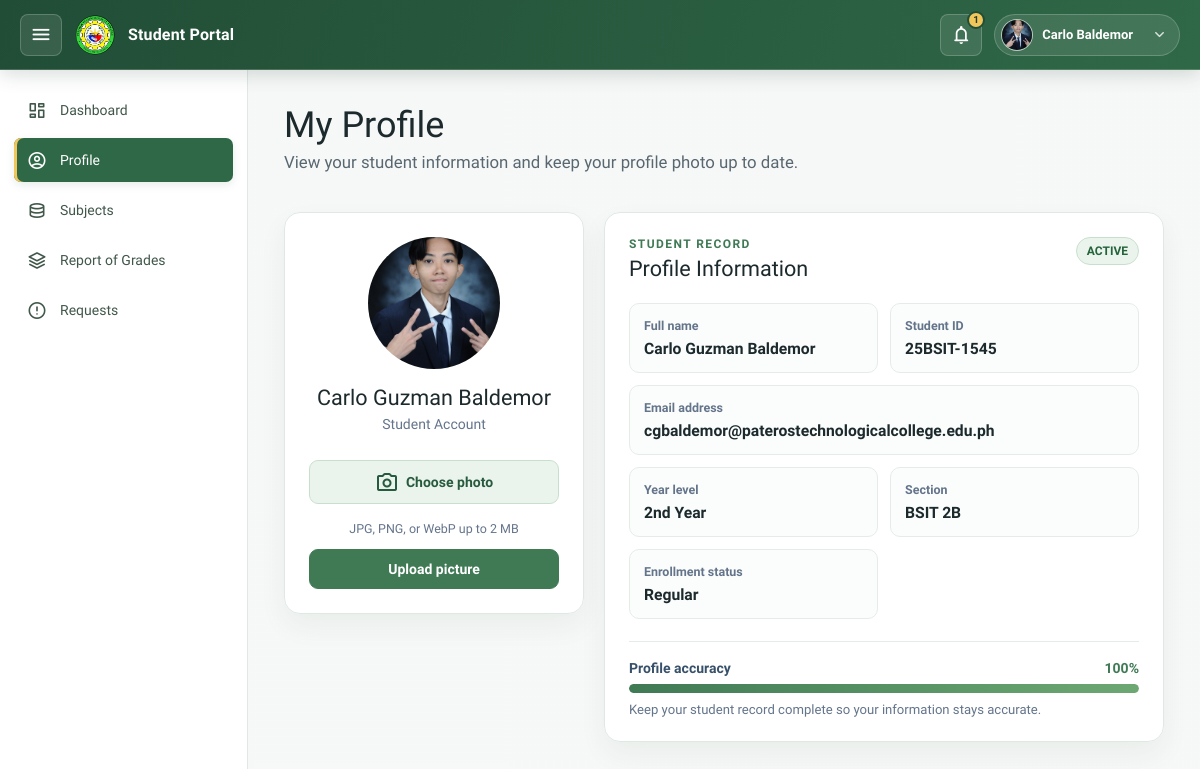
/student/pages/profile.php (signed in), run on the app's committed database.
### tables this page shows
CREATE TABLE `students` (
  `id` int(11) NOT NULL,
  `user_id` int(11) DEFAULT NULL,
  `student_id` varchar(50) DEFAULT NULL,
  `ptc_email` varchar(150) DEFAULT NULL,
  `first_name` varchar(100) NOT NULL,
  `middle_name` varchar(100) DEFAULT NULL,
  `last_name` varchar(100) NOT NULL,
  `year_level` enum('1','2','3','4') NOT NULL,
  `section` varchar(50) DEFAULT NULL,
  `status` enum('Regular','Irregular','Inactive') NOT NULL DEFAULT 'Regular'
);

CREATE TABLE `users` (
  `id` int(11) NOT NULL,
  `email` varchar(190) NOT NULL,
  `password_hash` varchar(255) DEFAULT NULL,
  `verify_code` varchar(50) DEFAULT NULL,
  `role` enum('admin','registrar','professor','student') NOT NULL DEFAULT 'student',
  `first_name` varchar(100) NOT NULL,
  `last_name` varchar(100) NOT NULL,
  `status` enum('ACTIVE','INACTIVE') DEFAULT 'ACTIVE',
  `created_at` timestamp NOT NULL DEFAULT current_timestamp()
);

### student/pages/profile.php (the view, shortened to what this page needs)
<?php
require_once '../includes/init.php';
$currentUserId = (int)($_SESSION['user']['id'] ?? 0);
$uploadDirectory = dirname(__DIR__) . '/assets/uploads/profile';
$uploadWebPath = '../assets/uploads/profile';
$stmt = $pdo->prepare(
    "SELECT s.*, u.email AS account_email, u.status AS account_status
       FROM students s
  LEFT JOIN users u ON u.id = s.user_id
      WHERE s.user_id = :user_id
      LIMIT 1"
);
$stmt->execute([':user_id' => $currentUserId]);
$student = $stmt->fetch(PDO::FETCH_ASSOC) ?: [];
$firstName = trim((string)($student['first_name'] ?? $_SESSION['user']['first_name'] ?? ''));
$middleName = trim((string)($student['middle_name'] ?? ''));
$lastName = trim((string)($student['last_name'] ?? $_SESSION['user']['last_name'] ?? ''));
$fullName = trim(implode(' ', array_filter([$firstName, $middleName, $lastName])));
$fullName = $fullName !== '' ? $fullName : currentUserName();
$email = trim((string)($student['ptc_email'] ?? $student['account_email'] ?? $_SESSION['user']['email'] ?? ''));
$studentNumber = trim((string)($student['student_id'] ?? ''));
$yearValue = trim((string)($student['year_level'] ?? ''));
$yearLabels = ['1' => '1st Year', '2' => '2nd Year', '3' => '3rd Year', '4' => '4th Year'];
$yearLevel = $yearLabels[$yearValue] ?? ($yearValue !== '' ? $yearValue : 'Not assigned');
$section = trim((string)($student['section'] ?? '')) ?: 'Not assigned';
$studentStatus = trim((string)($student['status'] ?? '')) ?: 'Not assigned';
$accountStatus = trim((string)($student['account_status'] ?? '')) ?: 'ACTIVE';
$profileFields = [$fullName, $email, $studentNumber, $yearValue, $section === 'Not assigned' ? '' : $section];
$profileAccuracy = (int)round((count(array_filter($profileFields)) / count($profileFields)) * 100);
$profilePicture = null;
$profilePicturePath = null;
foreach (['jpg', 'png', 'webp'] as $extension) {
    $candidate = $uploadDirectory . '/' . $currentUserId . '.' . $extension;
    if (is_file($candidate)) {
        $profilePicturePath = $candidate;
        $profilePicture = $uploadWebPath . '/' . $currentUserId . '.' . $extension;
        break;
    }
}
$initials = strtoupper(substr($firstName !== '' ? $firstName : $fullName, 0, 1) . substr($lastName, 0, 1));
$initials = $initials !== '' ? $initials : 'ST';
?>
<!doctype html>
<html lang="en">
<head>
    <link rel="stylesheet" href="../assets/css/student.css?v=20260916.7">
</head>
<body>
<?php include '../includes/header.php'; ?>
<div class="layout">
    <?php include '../includes/sidebar.php'; ?>
    <main class="content">
        <div class="page-header profile-page-heading">
            <h1>My Profile</h1>
            <p class="text-muted">View your student information and keep your profile photo up to date.</p>
        </div>
        <section class="profile-layout">
            <article class="profile-card profile-summary-card">
                <div class="profile-avatar-wrap">
                    <?php if ($profilePicture && $profilePicturePath): ?>
                        <img class="profile-avatar-image" src="<?= htmlspecialchars($profilePicture . '?v=' . filemtime($profilePicturePath)); ?>" alt="Profile picture">
                    <?php else: ?>
                        <div class="profile-avatar-fallback" aria-hidden="true"><?= htmlspecialchars($initials); ?></div>
                    <?php endif; ?>
                </div>
                <h2><?= htmlspecialchars($fullName); ?></h2>
                <p class="profile-role">Student Account</p>
                <form class="profile-upload-form" method="post" enctype="multipart/form-data">
                    <label class="profile-upload-button" for="profile-picture-input">
                        <span class="material-symbols-rounded" aria-hidden="true">photo_camera</span>
                        Choose photo
                    </label>
                    <p class="profile-upload-hint">JPG, PNG, or WebP up to 2 MB</p>
                    <button class="profile-save-button" type="submit">Upload picture</button>
                </form>
            </article>
            <article class="profile-card profile-details-card">
                <div class="profile-card-heading">
                    <div>
                        <p class="eyebrow">Student record</p>
                        <h2>Profile Information</h2>
                    </div>
                    <span class="profile-status-chip <?= strtoupper($accountStatus) === 'ACTIVE' ? 'is-active' : ''; ?>"><?= htmlspecialchars($accountStatus); ?></span>
                </div>
                <div class="profile-detail-grid">
                    <div class="profile-detail"><span>Full name</span><strong><?= htmlspecialchars($fullName); ?></strong></div>
                    <div class="profile-detail"><span>Student ID</span><strong><?= htmlspecialchars($studentNumber ?: 'Not assigned'); ?></strong></div>
                    <div class="profile-detail"><span>Email address</span><strong><?= htmlspecialchars($email ?: 'Not assigned'); ?></strong></div>
                    <div class="profile-detail"><span>Year level</span><strong><?= htmlspecialchars($yearLevel); ?></strong></div>
                    <div class="profile-detail"><span>Section</span><strong><?= htmlspecialchars($section); ?></strong></div>
                    <div class="profile-detail"><span>Enrollment status</span><strong><?= htmlspecialchars($studentStatus); ?></strong></div>
                </div>
                <div class="profile-accuracy">
                    <div class="profile-accuracy-heading"><span>Profile accuracy</span><strong><?= $profileAccuracy; ?>%</strong></div>
                    <div class="profile-accuracy-track"><span style="width: <?= $profileAccuracy; ?>%"></span></div>
                    <p>Keep your student record complete so your information stays accurate.</p>
                </div>
            </article>
        </section>
    </main>
</div>
</body>
</html>

### core/assets/portal-shell.css (style rules this page uses)
:root { --portal-green: #2f6847; --portal-green-dark: #214d36; --portal-green-soft: #eaf4ed; --portal-gold: #f1c75b; --portal-ink: #193329; --portal-muted: #65766c; --portal-line: #dfe8e2; --portal-header-height: 70px; --portal-sidebar-wide: 248px; --portal-sidebar-rail: 76px; }
.layout { grid-template-columns: var(--portal-sidebar-wide) minmax(0, 1fr); transition: grid-template-columns .22s ease; }
.content { min-width: 0; }

### data on the page
students: fullName "Carlo Guzman Baldemor", user.status "ACTIVE", student "25BSIT-1545", ptc_email "cgbaldemor@paterostechnologicalcollege.edu.ph", year_level "2nd Year", section "BSIT 2B", status "Regular"

### other printed values
$studentUnreadCount "1"
currentUserName() "Carlo Baldemor"
$profileAccuracy "100"
